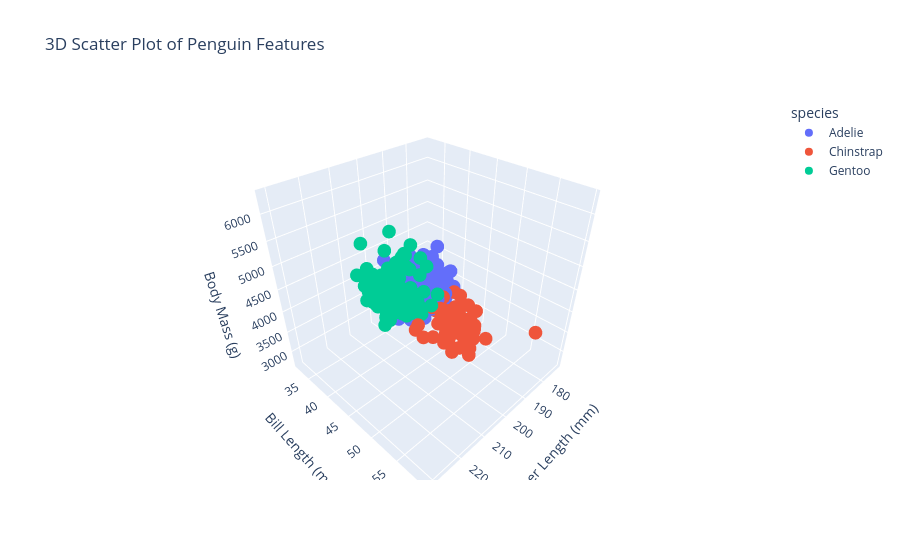

The cell this chart's notebook holds for it:
### Code cell
# Bonus Interactive Plotly Visualization
px.scatter_3d(
    pingouins,
    x="flipper_length_mm",
    y="bill_length_mm",
    z="body_mass_g",
    color="species",
    title="3D Scatter Plot of Penguin Features",
    labels={
        "flipper_length_mm": "Flipper Length (mm)",
        "bill_length_mm": "Bill Length (mm)",
        "body_mass_g": "Body Mass (g)",
    },
).show()
